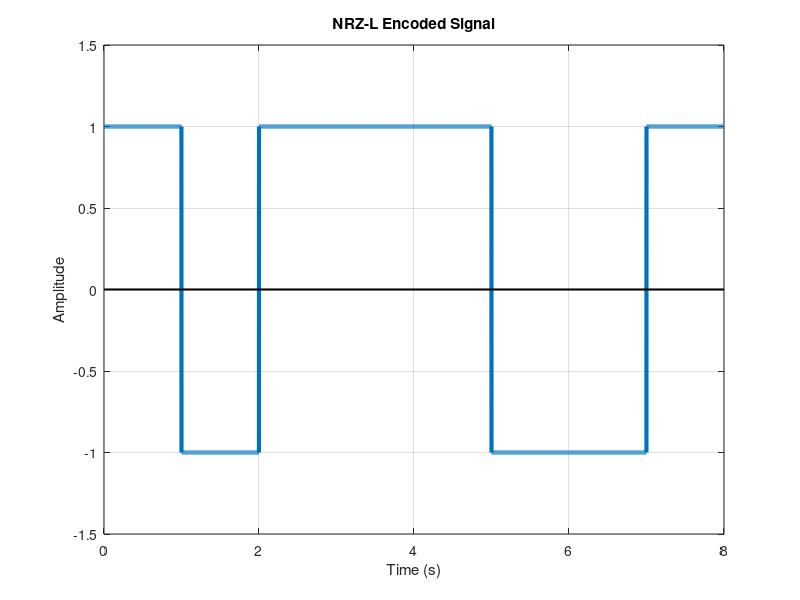

This chart was generated by the following MATLAB code:
bits = [1 0 1 1 1 0 0 1];
bitrate = 1;
n = 1000;
T = length(bits) / bitrate;
N = n * length(bits);
dt = T / N;
t = 0 : dt : T - dt;

x = zeros(1, length(t));

for i = 1:length(bits)
    if bits(i) == 1
        x((i - 1) * n + 1 : i * n) = 1;
    else
        x((i - 1) * n + 1 : i * n) = -1;
    end
end

plot(t, x, 'LineWidth', 3);
hold on
plot([0 T], [0 0], 'k', 'LineWidth', 1.5)
hold off
ylim([-1.5 1.5]);
xlabel('Time (s)');
ylabel('Amplitude');
title('NRZ-L Encoded Signal');
grid on;

counter = 0;
result = zeros(1, length(bits));

for i = 1:length(t)
    if t(i) > counter
        counter = counter + 1;
        if x(i) > 0
            result(counter) = 1;
        else
            result(counter) = 0;
        end
    end
end

disp('NRZ-L Decoding:');
disp(result);
